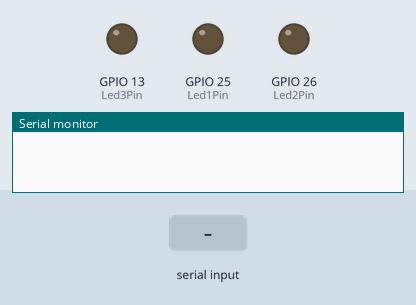
Recording of a program running on a simulated ESP32. On the bench: output pins drawn as LEDs (lit = HIGH), the last lines printed to the serial monitor. Inputs (shaded band) come from the test bench. No radio packets arrive unless stated; nothing arrives over Bluetooth unless stated.

Above: at 0.0 s.
At 5.7 s:
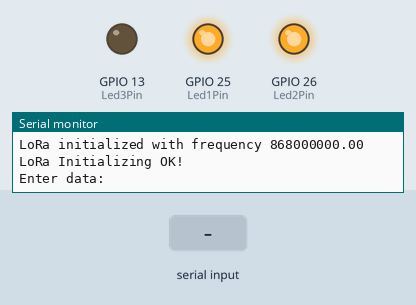
5.8 s: "1" received over the second serial link
At 6.1 s:
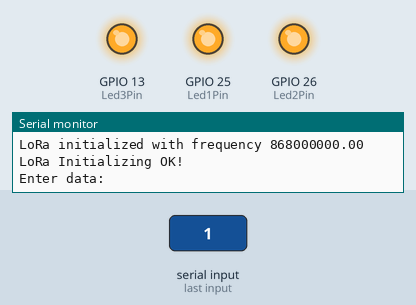
Timing chart, 0 to 8.8 s (numbered marks = the images above; inputs shaded):
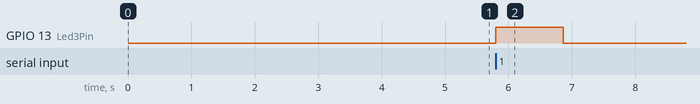

The program:

main.cpp
```cpp
#include <Arduino.h>
#include <SPI.h>
#include <LoRa.h>
#include <pin_def.h>
// #include <time.h>
// #include <WiFi.h>

#include "BluetoothSerial.h"

#if !defined(CONFIG_BT_ENABLED) || !defined(CONFIG_BLUEDROID_ENABLED)
#error Bluetooth is not enabled! Please run `make menuconfig` to and enable it
#endif

BluetoothSerial SerialBT;

//======================================================================//
// USER Easy Change Variables
//======================================================================//

int TX_Pwr = 10;
int sync_word = 0x14;
int SPF = 8;
int BW = 125;
int CR = 5;
int Preamble_length = 8;


#define LORA_FREQUENCY  868E6
//======================================================================//
//WiFi Settings
//======================================================================//

// const char* ssid = "Hannah van Rooyen";
// const char* password = "2468Hannah";

// void initWiFi() {
//   WiFi.mode(WIFI_STA);
//   WiFi.begin(ssid, password);
//   Serial.print("Connecting to WiFi ..");
//   while (WiFi.status() != WL_CONNECTED) {
//     Serial.print('.');
//     delay(1000);
//   }
//   Serial.println(WiFi.localIP());
// }
//======================================================================//
// Pin alocation for LoRA
//======================================================================//

#define PIN_LORA_COPI   23
#define PIN_LORA_CIPO   19
#define PIN_LORA_SCK    18
#define PIN_LORA_CS     5
#define PIN_LORA_RST    2
#define PIN_LORA_DIO0   4

//======================================================================//
// Counter Variables
//======================================================================//

// volatile int interruptCounter;  //for counting interrupt
// int totalInterruptCounter;   	//total interrupt counting
// int LED_STATE=LOW;
// hw_timer_t * timer = NULL;      //H/W timer defining (Pointer to the Structure)

// portMUX_TYPE timerMux = portMUX_INITIALIZER_UNLOCKED;
//======================================================================//

//======================================================================//
// Time Variables
//======================================================================//
// // NTP server to request epoch time
// const char* ntpServer = "pool.ntp.org";
// // Variable to save current epoch time
// unsigned long epochTime;
// // Function that gets current epoch time
// unsigned long getTime() {
//   time_t now;
//   struct tm timeinfo;
//   if (!getLocalTime(&timeinfo)) {
//     //Serial.println("Failed to obtain time");
//     return(0);
//   }
//   time(&now);
//   return now;
// }

// int counter = 0;
int incomingByte = 0; // for incoming serial data
String readString;


// put function declarations here:
void LEDSetup();

// void IRAM_ATTR onTimer() {      //Defining Inerrupt function with IRAM_ATTR for faster access
//   portENTER_CRITICAL_ISR(&timerMux);
//   interruptCounter++;
//   portEXIT_CRITICAL_ISR(&timerMux);
// }

void setup() {

  LEDSetup();

  Serial.begin (115200);
  while (!Serial);
  delay (1500);
  Serial.println ("UART1 DONE");


  Serial1.begin(9600, SERIAL_8N1, scanner_rx, scanner_tx);
  while (!Serial1);
  Serial.println ("UART2 TEST");
  Serial1.println ("UART2 TEST");

  digitalWrite(Led1Pin, HIGH); // Blue LED on

  delay (1500);
  Serial.println ("LoRa Sender");


  SerialBT.begin("Lora Node"); //Bluetooth device name
  delay (1500);
  Serial.println ("Bluetooth Started");

  LoRa.setPins (PIN_LORA_CS, PIN_LORA_RST, PIN_LORA_DIO0);
  LoRa.setSPIFrequency (20000000);

  LoRa.setSpreadingFactor(SPF);
  LoRa.setSignalBandwidth(BW);
  LoRa.setTxPower (TX_Pwr);
  LoRa.setSyncWord(sync_word);
  LoRa.setPreambleLength(Preamble_length);


  if (!LoRa.begin (LORA_FREQUENCY)) {
    Serial.println ("Starting LoRa failed!");
    while (1);
  }
  else {
    Serial.print ("LoRa initialized with frequency ");
    Serial.println (LORA_FREQUENCY);

  Serial.println("LoRa Initializing OK!");
  digitalWrite(Led2Pin, HIGH); // Red LED on

  // // Timmer setup the
  // timer = timerBegin(0, 80, true);           	// timer 0, prescalar: 80, UP counting
  // timerAttachInterrupt(timer, &onTimer, true); 	// Attach interrupt
  // timerAlarmWrite(timer, 5000000, true);  		// Match value= 1000000 for 1 sec. delay.
  // timerAlarmEnable(timer);           			// Enable Timer with interrupt (Alarm Enable)

  // initWiFi();
  // configTime(0, 0, ntpServer);
}
}
//======================================================================//

void loop() {
  Serial.println("Enter data:");
  while (Serial1.available() == 0) {
    digitalWrite(Led3Pin, LOW); // Green LED off
  }     //wait for data available
  digitalWrite(Led3Pin, HIGH); // Green LED on
  String teststr = Serial1.readString();  //read until timeout
  teststr.trim();                        // remove any \r \n whitespace at the end of the String
  Serial.println(teststr);

  // Bluetooth Send
  SerialBT.println(teststr);

  Serial.print ("Sending packet: ");
  Serial.println (teststr);

  // send packet
  LoRa.beginPacket();
  LoRa.print (teststr);
  LoRa.endPacket();
}

// Test code
// void loop() {
//   // Serial.println("Starting Timmer:");
//   if (interruptCounter > 0) {

//     portENTER_CRITICAL(&timerMux);
//     interruptCounter--;
//     portEXIT_CRITICAL(&timerMux);

//     totalInterruptCounter++;         	//counting total interrupt

//     LED_STATE= !LED_STATE;  				//toggle logic
//     digitalWrite(Led3Pin, LED_STATE); // Green LED on
//     // Serial.print("An interrupt as occurred. Total number: ");
//     // Serial.println(totalInterruptCounter);
//       // Bluetooth Send
//     // SerialBT.println(totalInterruptCounter);

//     Serial.print ("Sending packet: ");
//     Serial.println (totalInterruptCounter);
//     Serial.println (getTime());

//     // send packet
//     LoRa.beginPacket();
//     LoRa.print (getTime());
//     LoRa.endPacket();
// }

  // digitalWrite(Led3Pin, LOW); // Green LED off
  // sleep(500);
  // while (Serial1.available() == 0) {
  //   digitalWrite(Led3Pin, LOW); // Green LED off
  // }     //wait for data available


  // digitalWrite(Led3Pin, HIGH); // Green LED on
  // String teststr = itoa(counter, snum, 10);  //read until timeout
  // Serial.println(teststr);
  // teststr.trim();                        // remove any \r \n whitespace at the end of the String
  // Serial.println(teststr);
  // counter ++ ;


// }

//======================================================================//

void LEDSetup(){
  pinMode(Led1Pin,OUTPUT);   // LED
  pinMode(Led2Pin,OUTPUT);   // LED
  pinMode(Led3Pin,OUTPUT);   // LED
}

//======================================================================//
```

pin_def.h
```cpp
int Led1Pin = 25;   // BLUE
int Led2Pin = 26;   // RED
int Led3Pin = 13;   // GREEN

int scanner_rx=14;
int scanner_tx=27;
```

Measured:
- after the input at 5.8 s, GPIO 13 (Led3Pin): LOW → HIGH at once, → LOW 1.1 s later
